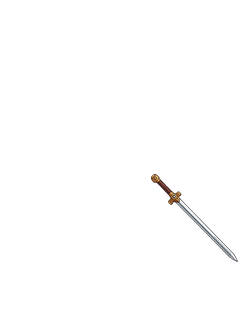
#> input picture assets/_trial_20260908/t45_hero_weapon_pilot_frame01_codex_native/normalized/hero_sword_held_rightdown.png, 240 x 320 px
$ python -i build_pilot_v2.py   (imports and definitions only)
#> lines starting #> are read from the running program, lines starting #| are printed output that depends on the picture
#> further down, picture is the input picture: PIL image 240x320 RGBA; mean R, G, B, A 1.6, 1.4, 1.4, 2.4
#!/usr/bin/env python3
"""Deterministic correction of T45 hero weapon frame01 hand and angle.

The v1 transparent sword is reused without redraw.  This revision rotates the
existing sword from its provisional 46.3774° axis to the canonical 60°
down-right battle angle and relocates the grip to the character's own right
hand (the screen-left fist in battle_idle_right).  Runtime assets are never
written.
"""
from __future__ import annotations

import hashlib
import json
import math
from pathlib import Path
from typing import Any

from PIL import Image, ImageChops, ImageDraw

ROOT = Path(__file__).resolve()
# [2 lines not run here, left out]
W, H = 240, 320
BASE = ROOT / "assets/_trial_20260908/t45_hero_weapon_pilot_frame01_codex_native"
REV = BASE / "revisions/right-hand-angle-v2"
BODY_PATH = ROOT / "assets/characters/hero/battle45/battle_idle_right.png"
SOURCE_LAYER = BASE / "normalized/hero_sword_held_rightdown.png"
SOURCE_RAW = BASE / "raw/hero_sword_held_transparent_attempt1.png"
OUT_LAYER = REV / "normalized/hero_sword_held_rightdown_v2.png"
MASK_PATH = REV / "occlusion_masks/hero_idle_right_character_right_fist.png"
TRIP_PATH = REV / "composites_native/hero_idle_right_sword_triptych_v2.png"
TRIP_2X_PATH = REV / "composites_2x/hero_idle_right_sword_triptych_v2_2x.png"
CONTACT_PATH = REV / "contact/hero_idle_right_sword_pilot_v2.png"
CONTACT_2X_PATH = REV / "contact/hero_idle_right_sword_pilot_v2_2x.png"
QA_PATH = REV / "qa/pilot_v2.json"
CAL_PATH = REV / "calibration/frame01_idle_right_v2.json"
MANIFEST_PATH = REV / "manifest.json"
JOB_PATH = REV / "job.json"
REQUEST_PATH = REV / "request.md"
REFS_PATH = REV / "refs.json"
REV_RAW_PATH = REV / "raw/hero_sword_held_transparent_source_attempt1.png"

SOURCE_PIVOT = (175.0, 195.0)
TARGET_GRIP = (100.0, 208.0)  # character's own right hand; screen-left fist
SOURCE_ANGLE_DEG = 46.37742658748023
TARGET_ANGLE_DEG = 60.0
ROTATION_DELTA_DEG = TARGET_ANGLE_DEG - SOURCE_ANGLE_DEG
TARGET_AXIS = (math.cos(math.radians(TARGET_ANGLE_DEG)), math.sin(math.radians(TARGET_ANGLE_DEG)))
TARGET_AXIS_LENGTH = 122.0
# Tight polygon around the complete screen-left fist.  The body alpha is the
# only source for occlusion pixels; sleeve and torso are excluded.
FIST_ROI_POLYGON = [(91, 193), (103, 193), (111, 197), (115, 204), (112, 214), (104, 218), (95, 216), (90, 209), (89, 201)]


# [6 lines left out: function sha256, not called in this run]


def alpha_points(im: Image.Image, threshold: int = 32) -> list[tuple[int, int]]:
    a = im.convert("RGBA").getchannel("A")
    return [(x, y) for y in range(im.height) for x in range(im.width) if a.getpixel((x, y)) > threshold]


def metrics(im: Image.Image) -> dict[str, Any]:
    rgba = im.convert("RGBA")
    a = rgba.getchannel("A")
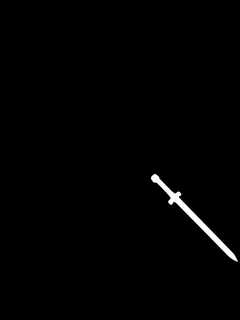
#> a: PIL image 240x320 L; min 0, max 255, mean 2.4
    pts = alpha_points(rgba)
#> pts = 805 pairs, first value 151 to 237, second value 174 to 261
    if not pts:
        raise ValueError("empty alpha>32 image")
    l = min(x for x, _ in pts); t = min(y for _, y in pts)
#> after `l = min((x for x, _ in pts))`: l = 151
#> after `t = min((y for _, y in pts))`: t = 174
    r = max(x for x, _ in pts) + 1; b = max(y for _, y in pts) + 1
#> after `r = max((x for x, _ in pts)) + 1`: r = 238
#> after `b = max((y for _, y in pts)) + 1`: b = 262
    weighted = [(x, y, a.getpixel((x, y))) for x, y in pts]
#> weighted = 805 items, first 6: (153, 174, 118), (154, 174, 244), (155, 174, 225), (156, 174, 76), (152, 175, 134), (153, 175, 255)
    total = sum(v for _, _, v in weighted)
#> total = 179295
    cx = sum(x * v for x, _, v in weighted) / total
#> cx = 192.1
    cy = sum(y * v for _, y, v in weighted) / total
#> cy = 215.3
    border = sum(1 for x in range(rgba.width) for y in (0, rgba.height - 1) if a.getpixel((x, y)) > 0)
#> border = 0
    border += sum(1 for y in range(1, rgba.height - 1) for x in (0, rgba.width - 1) if a.getpixel((x, y)) > 0)
    return {
        "size": [rgba.width, rgba.height],
        "mode": "RGBA",
        "alphaExtrema": list(a.getextrema()),
        "bboxT32": [l, t, r, b],
        "visualWidth": r - l,
        "visualHeight": b - t,
        "alpha32CentroidX": cx,
        "alpha32CentroidY": cy,
        "borderNonzero": border,
    }


# [248 lines left out: functions connected_components, rotate_and_relocate, make_mask, subtract_mask, axis_extent, triptych and 2 more, not called in this run]


# [2 lines not run here, left out]

>>> from PIL import Image
>>> picture = Image.open('../../normalized/hero_sword_held_rightdown.png')
>>> result = metrics(picture)
#> result = 9 items
